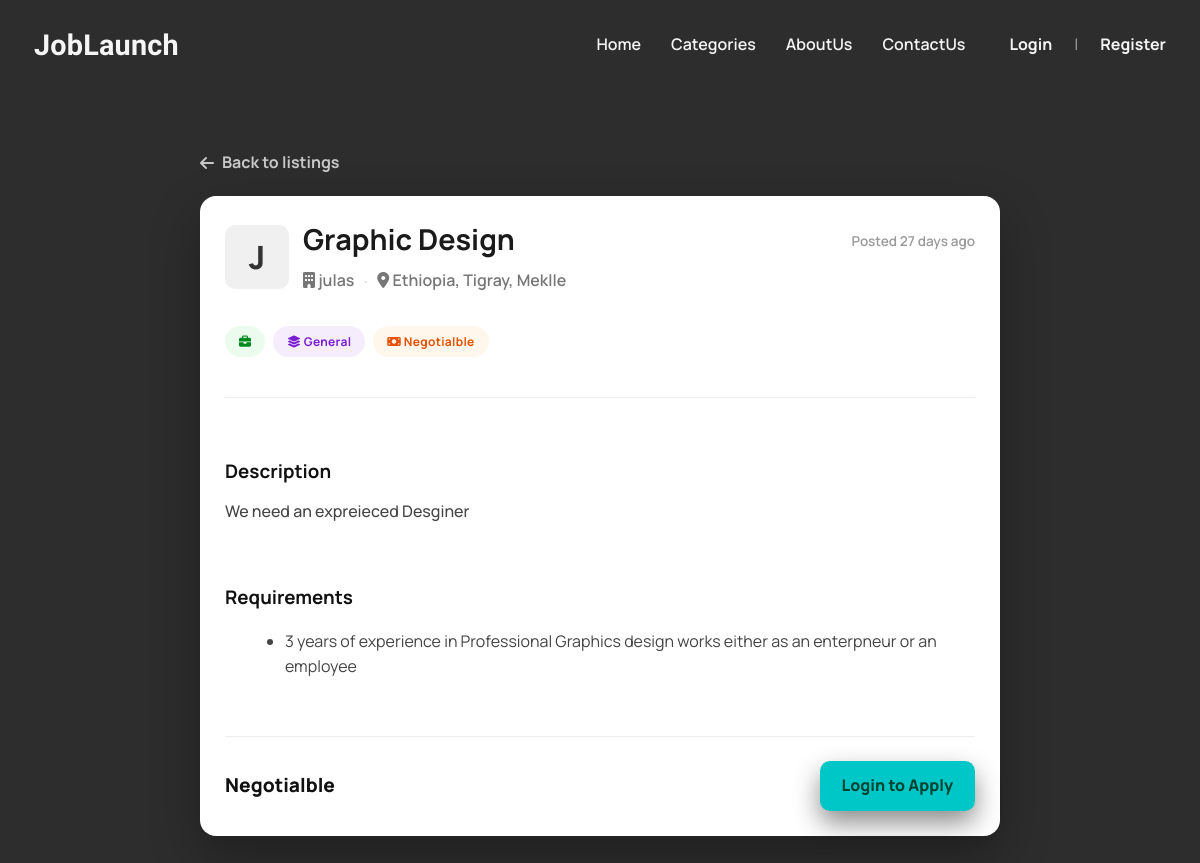
The app's page /Users/job_detail.php?id=1 with its own data.
### tables this page shows
CREATE TABLE `jobs` (
  `job_id` int(11) NOT NULL,
  `company_id` int(11) DEFAULT NULL,
  `title` varchar(150) DEFAULT NULL,
  `descriptions` text DEFAULT NULL,
  `job_type` enum('Full-time','Part-time','Internship') DEFAULT NULL,
  `locatons` varchar(100) DEFAULT NULL,
  `salary` varchar(50) DEFAULT NULL,
  `created_at` timestamp NOT NULL DEFAULT current_timestamp(),
  `requirements` text DEFAULT NULL
);

CREATE TABLE `company` (
  `company_id` int(11) NOT NULL,
  `user_id` int(11) DEFAULT NULL,
  `company_name` varchar(150) DEFAULT NULL,
  `contact_name` varchar(150) DEFAULT NULL,
  `description` text DEFAULT NULL,
  `representative` enum('General Manager','representative') DEFAULT NULL,
  `location` varchar(150) DEFAULT NULL
);

### Users/job_detail.php (the view, shortened to what this page needs)
<!DOCTYPE html>
<html lang="en">
<head>
  <link rel="stylesheet" href="https://cdnjs.cloudflare.com/ajax/libs/font-awesome/6.4.2/css/all.min.css">
  <link rel="stylesheet" href="../style.css">
</head>
<body class="page-wrap">
  <?php $basePath = '..'; include __DIR__ . '/../partials/header.php'; ?>
  <?php
    $jobId = isset($_GET['id']) ? intval($_GET['id']) : 0;
    $job = null;
    if ($jobId > 0) {
        include __DIR__ . '/../backendwithphp/db_conection.php';
        $table = null;
        $pk = null;
        $res = $conect->query("SHOW TABLES LIKE 'jobs'");
        if ($res && $res->num_rows > 0) {
            $table = 'jobs';
            $desc = $conect->query("DESCRIBE $table");
            $cols = [];
            while ($c = $desc->fetch_assoc()) $cols[] = $c['Field'];
            $pk = in_array('id', $cols) ? 'id' : (in_array('job_id', $cols) ? 'job_id' : null);
        }
if ($table && $pk) {
            $join = "LEFT JOIN company c ON $table.company_id = c.company_id";
            $sql = "SELECT $table.*, c.company_name FROM $table $join WHERE $table.$pk = ? LIMIT 1";
            $stmt = $conect->prepare($sql);
            if ($stmt) {
                $stmt->bind_param('i', $jobId);
                $stmt->execute();
                $res = $stmt->get_result();
                if ($res && $res->num_rows > 0) {
                    $job = $res->fetch_assoc();
                    if (isset($job['descriptions']) && !isset($job['description'])) $job['description'] = $job['descriptions'];
                    if (isset($job['job_type']) && !isset($job['type'])) $job['type'] = $job['job_type'];
                    if (isset($job['locatons']) && !isset($job['location'])) $job['location'] = $job['locatons'];
                    if (!isset($job['id'])) {
                        if (isset($job['job_id'])) $job['id'] = $job['job_id'];
                    }
                }
            }
        } else {
        }
    }
  ?>
  <?php
    function split_list_items($text) {
        $text = (string)$text;
        $text = preg_replace('/<br\s*\/?>/i', "\n", $text);
        $text = str_replace(["\r\n", "\r"], "\n", $text);
        $text = preg_replace('/[•·]/', "\n", $text);
        $text = preg_replace('/\s*[,;]\s*/', "\n", $text);
        $parts = array_map('trim', explode("\n", $text));
        return array_values(array_filter($parts, function($p) { return $p !== ''; }));
    }
    $companyName = htmlspecialchars($job['company_name'] ?? 'Company');
    $logoLetter = strtoupper(substr($companyName, 0, 1));
    $postedDate = isset($job['created_at']) ? date('M j, Y', strtotime($job['created_at'])) : '--';
    $postedText = $postedDate;
    if (isset($job['created_at'])) {
        $createdAt = new DateTime($job['created_at']);
        $now = new DateTime();
        $interval = $now->diff($createdAt);
        $daysAgo = $interval->days;
        $postedText = ($daysAgo == 0) ? "Posted Today" : (($daysAgo == 1) ? "Posted 1 day ago" : "Posted $daysAgo days ago");
    }
  ?>
  <main class="container" style="padding:60px 0; display: flex; justify-content: center;">
    <div style="width: 100%; max-width: 800px; display: flex; flex-direction: column; gap: 20px;">
    <a href="javascript:history.back()" class="subtle" style="font-weight:700;display:inline-flex;gap:8px;align-items:center; color: var(--muted); text-decoration: none;">
      <i class="fa-solid fa-arrow-left"></i> Back to listings
    </a>
    <section class="job-card" style="cursor: default; transform: none; box-shadow: 0 20px 50px rgba(0,0,0,0.3);">
      <div class="card-header">
        <div class="header-left">
          <div class="company-logo-placeholder" style="width: 64px; height: 64px; font-size: 2rem; background: #f0f0f0; color: #333;">
            <?php echo $logoLetter; ?>
          </div>
          <div class="title-info">
            <h1 class="job-title" style="font-size: 1.8rem; margin-bottom: 6px;"><?php echo htmlspecialchars($job['title'] ?? 'Job Title'); ?></h1>
            <p class="company" style="font-size: 1rem;">
                <i class="fa-solid fa-building"></i> <?php echo $companyName; ?>
                <span class="dot">•</span>
                <i class="fa-solid fa-location-dot"></i> <?php echo htmlspecialchars($job['location'] ?? 'Location'); ?>
            </p>
          </div>
        </div>
        <div class="posted-date" style="align-self: flex-start; margin-top: 10px;">
            <?php echo $postedText; ?>
        </div>
      </div>
      <div class="tags-row" style="margin-top: 16px;">
        <span class="badge badge-green"><i class="fa-solid fa-briefcase"></i> <?php echo htmlspecialchars($job['type'] ?? 'Type'); ?></span>
        <span class="badge badge-purple"><i class="fa-solid fa-layer-group"></i> <?php echo htmlspecialchars($job['category'] ?? 'General'); ?></span>
        <span class="badge badge-orange"><i class="fa-solid fa-money-bill"></i> <?php echo htmlspecialchars($job['salary'] ?? 'Negotiable'); ?></span>
      </div>
      <hr style="border: 0; border-top: 1px solid #eee; margin: 24px 0;">
      <div style="color: #333;">
          <h3 style="margin-bottom: 12px; color: #111;">Description</h3>
          <p class="job-desc" style="min-height:auto; -webkit-line-clamp: unset; font-size: 1rem; color: #444;">
            <?php echo nl2br(htmlspecialchars($job['description'] ?? 'No description available.')); ?>
          </p>
      </div>
      <div style="margin-top: 24px; color: #333;">
          <h3 style="margin-bottom: 12px; color: #111;">Requirements</h3>
          <ul style="margin-left: 20px; color: #444; line-height: 1.6; list-style-type: disc;">
            <?php
              $requirementItems = !empty($job['requirements']) ? split_list_items($job['requirements']) : [];
              if (!empty($requirementItems)) {
                foreach ($requirementItems as $r) {
                  echo '<li style="margin-bottom: 6px;">' . htmlspecialchars($r) . '</li>';
                }
              } else {
                echo '<li>No specific requirements listed.</li>';
              }
            ?>
          </ul>
      </div>
      <div class="card-footer" style="padding-top: 24px; margin-top: 24px;">
        <div class="salary" style="font-size: 1.2rem;"><?php echo htmlspecialchars($job['salary'] ?? ''); ?></div>
        <?php if (!$isLoggedIn): ?>
            <a class="btn" href="../login.html">Login to Apply</a>
        <?php elseif ($role == 'company'): ?>
            <button class="btn btn-ghost" disabled style="cursor:not-allowed; opacity: 0.6;">Employers cannot apply</button>
        <?php else: ?>
            <a class="btn" data-apply-link href="apply_form.php?job_id=<?php echo intval($jobId); ?>">Apply Now</a>
        <?php endif; ?>
      </div>
    </section>
    </div>
  </main>
</body>
</html>

### partials/header.php (shortened to what this page needs)
<?php
$isLoggedIn = isset($_SESSION['user_id']);
$pfx = ($basePath === '') ? '' : rtrim($basePath, '/') . '/';
if (!isset($currentPage)) {
    $currentPage = basename($_SERVER['PHP_SELF']);
}
?>
<header class="navbar">
    <div class="brand">JobLaunch</div>
    <div class="nav-drawer">
        <div class="auth-links">
            <?php if ($isLoggedIn): ?>
                <?php
                $role = isset($_SESSION['role']) ? $_SESSION['role'] : '';
                $dashLink = ($role === 'company' || $role === 'employer') ? 'Users/post_job.php' : 'Users/seeker_dashboard.php';
                ?>
                <a href="<?php echo $pfx . $dashLink; ?>">Dashboard</a>
                <span class="divider">|</span>
                <a href="<?php echo $pfx; ?>backendwithphp/logout.php">Logout</a>
            <?php else: ?>
                <a href="<?php echo $pfx; ?>login.html">Login</a>
                <span class="divider">|</span>
                <a href="<?php echo $pfx; ?>register.html">Register</a>
            <?php endif; ?>
        </div>
        <div class="nav-links">
            <a class="<?php echo ($currentPage == 'index.php') ? 'active' : ''; ?>" href="<?php echo $pfx; ?>index.php">Home</a>
            <a class="<?php echo ($currentPage == 'catagories.php') ? 'active' : ''; ?>" href="<?php echo $pfx; ?>catagories.php">Categories</a>
            <a class="<?php echo ($currentPage == 'about.php') ? 'active' : ''; ?>" href="<?php echo $pfx; ?>about.php">AboutUs</a>
            <a class="<?php echo ($currentPage == 'contact.php') ? 'active' : ''; ?>" href="<?php echo $pfx; ?>contact.php">ContactUs</a>
        </div>
    </div>
</header>

### style.css (style rules this page uses)
:root { --bg: #2d2d2d; --panel: #1f1f1f; --card: #0f0f0f; --card-muted: #6b6b6b; --text: #f5f5f5; --muted: #c7c7c7; --accent-green: #00d12d; --accent-teal: #00c7c7; --accent-purple: #7c1fd2; --accent-red: #f44336; --shadow: 0 18px 38px rgba(0, 0, 0, 0.55); }
* { box-sizing: border-box; }
body { margin: 0; background: var(--bg); color: var(--text); font-family: 'Manrope', 'Sora', sans-serif; line-height: 1.6; -webkit-font-smoothing: antialiased; }
a { color: inherit; text-decoration: none; }
.page-wrap { min-height: 100vh; width: 100%; display: flex; flex-direction: column; margin: 0; padding: 0; }
.container { width: 100%; max-width: 1200px; margin: 0 auto; padding: 0 16px; }
.navbar { width: 100%; padding: 22px 34px; display: flex; align-items: center; justify-content: space-between; position: sticky; top: 0; z-index: 11; background: var(--bg); }
.brand { font-family: 'Sora', sans-serif; font-size: 1.8rem; font-weight: 800; letter-spacing: 0.2px; }
.nav-drawer { display: flex; align-items: center; gap: 22px; margin-left: auto; }
.nav-links, .auth-links { display: flex; align-items: center; gap: 22px; }
.nav-links { order: 1; }
.auth-links { order: 2; margin-left: 18px; }
.nav-links a { padding: 6px 4px; font-weight: 600; color: var(--text); transition: color .15s ease; }
.auth-links a { font-weight: 700; }
.auth-links .divider { opacity: 0.6; }
.btn { display: flex; border: none; cursor: pointer; border-radius: 10px; font-weight: 800; font-size: 1rem; padding: 12px 22px; transition: transform .12s ease, box-shadow .12s ease; background: var(--accent-teal); color: #043; text-align: center; box-shadow: 0 12px 26px rgba(0, 0, 0, 0.45); }
.subtle { color: var(--muted); font-weight: 500; }
.job-card { background: #ffffff; border-radius: 16px; padding: 24px; box-shadow: 0 10px 30px rgba(0, 0, 0, 0.1); display: flex; flex-direction: column; gap: 16px; position: relative; transition: transform 0.2s ease, box-shadow 0.2s ease; border: 1px solid rgba(255, 255, 255, 0.1); }
.card-header { display: flex; justify-content: space-between; align-items: flex-start; }
.header-left { display: flex; gap: 14px; align-items: center; }
.company-logo-placeholder { width: 48px; height: 48px; background: #f4f6f8; border-radius: 10px; display: flex; align-items: center; justify-content: center; font-size: 1.4rem; font-weight: 800; color: #333; flex-shrink: 0; }
.job-card:nth-child(3n+2) .company-logo-placeholder { color: #e91e63; background: rgba(233, 30, 99, 0.1); }
.title-info { display: flex; flex-direction: column; gap: 4px; }
.job-title { font-size: 1.15rem; font-weight: 700; margin: 0; color: #1a1a1a; font-family: 'Manrope', sans-serif; line-height: 1.3; }
.company { font-size: 0.85rem; color: #777; font-weight: 600; margin: 0; }
.company .dot { font-size: 0.4rem; vertical-align: middle; margin: 0 6px; color: #ccc; }
.tags-row { display: flex; flex-wrap: wrap; gap: 8px; }
.badge { padding: 6px 14px; border-radius: 20px; font-size: 0.75rem; font-weight: 700; letter-spacing: 0.3px; }
.badge-purple { background: rgba(124, 31, 210, 0.08); color: #7c1fd2; }
.badge-green { background: rgba(0, 209, 45, 0.08); color: #008a1e; }
.badge-orange { background: rgba(255, 152, 0, 0.08); color: #e65100; }
.job-desc { font-size: 0.95rem; color: #555; line-height: 1.6; display: -webkit-box; -webkit-line-clamp: 2; -webkit-box-orient: vertical; overflow: hidden; margin: 0; min-height: auto; font-weight: 500; }
.card-footer { border-top: 1px solid #eee; padding-top: 18px; margin-top: auto; display: flex; justify-content: space-between; align-items: center; }
.salary { font-size: 1.05rem; font-weight: 800; color: #111; }
.posted-date { display: flex; align-items: center; gap: 6px; font-size: 0.85rem; color: #999; font-weight: 600; }

### records on screen
jobs: company.company_name "J", title "Graphic Design", company.company_name "julas", locatons "Ethiopia, Tigray, Meklle", created_at "Posted 27 days ago", salary "Negotialble", descriptions "We need an expreieced Desginer", requirements "3 years of experience in Professional Graphics design works either as an enterpneur or an employee"

### other values on screen
$job['category'] "General"
